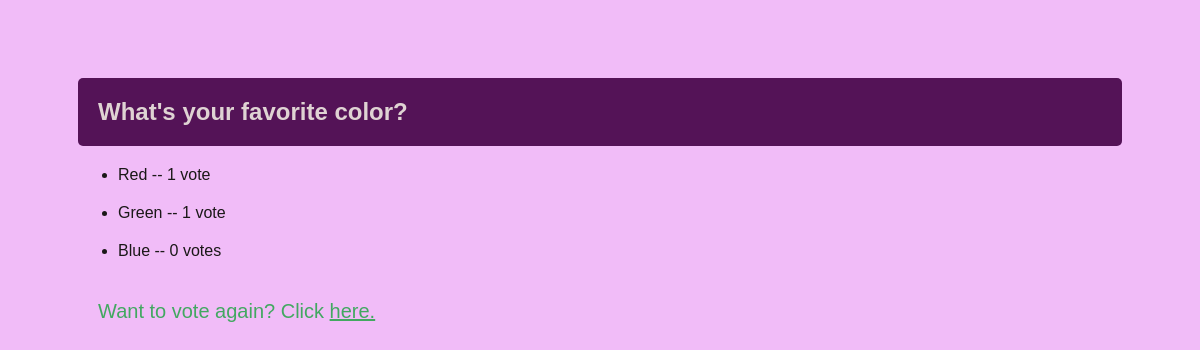
The page /portfolio/polls1/results/ on the database its author committed.
### polls/models.py (models this page shows, shortened)
class Question(models.Model):
    question_text = models.CharField(max_length=200)
    pub_date = models.DateTimeField('date published')

class Choice(models.Model):
    question = models.ForeignKey(Question, on_delete=models.CASCADE)
    choice_text = models.CharField(max_length=200)
    votes = models.IntegerField(default=0)

### polls/views.py (the view)
# urls.py: path('<int:question_id>/results/', views.results, name='results'),
def results(request, question_id):
    question = get_object_or_404(Question, pk=question_id)
    return render(request, 'polls/results.html', {'question': question})

### app/context_processors.py (called while the page is built)
def profile(request):
    try:
        user = User.objects.get(pk=request.user.pk)
    except User.DoesNotExist:
        user = None
    if user:
        profile = Profile.objects.get(user=user)
        return {'current_profile': profile}
    else:
        profile = Profile.objects.all()[0]
        return {'profile': profile}

### polls/templates/polls/results.html (shortened to what this page needs)
<!DOCTYPE html>
<html lang="en">
<head>
</head>
<body>
    <h2>{{ question.question_text }}</h2>
    <ul>
    {% for choice in question.choice_set.all %}
        <li>{{ choice.choice_text }} -- {{ choice.votes }} vote{{ choice.votes|pluralize }}</li>
    {% endfor %}
    </ul>
<div><p>Want to vote again? Click <a href="{% url 'polls:detail' question.id %}">here.</a></p></div>
</body>
</html>

### polls/templates/polls/results.html (style rules this page uses)
body { background-color: rgb(241, 188, 248); padding:50px; font-family: Arial; }
h2 { margin:20px; background-color: rgb(84, 19, 87); color:rgb(223, 211, 211); padding:20px; border-radius: 5px; }
li { margin: 20px; color:rgb(27, 24, 24); }
div p { margin:40px; color: rgb(66, 168, 97); font-size:20px; }
a { color: rgb(66, 168, 97); }

### rows shown on the page
Question: question_text "What's your favorite color?"
Choice: choice_text "Red", votes "1"
Choice: choice_text "Green", votes "1"
Choice: choice_text "Blue", votes "0"
